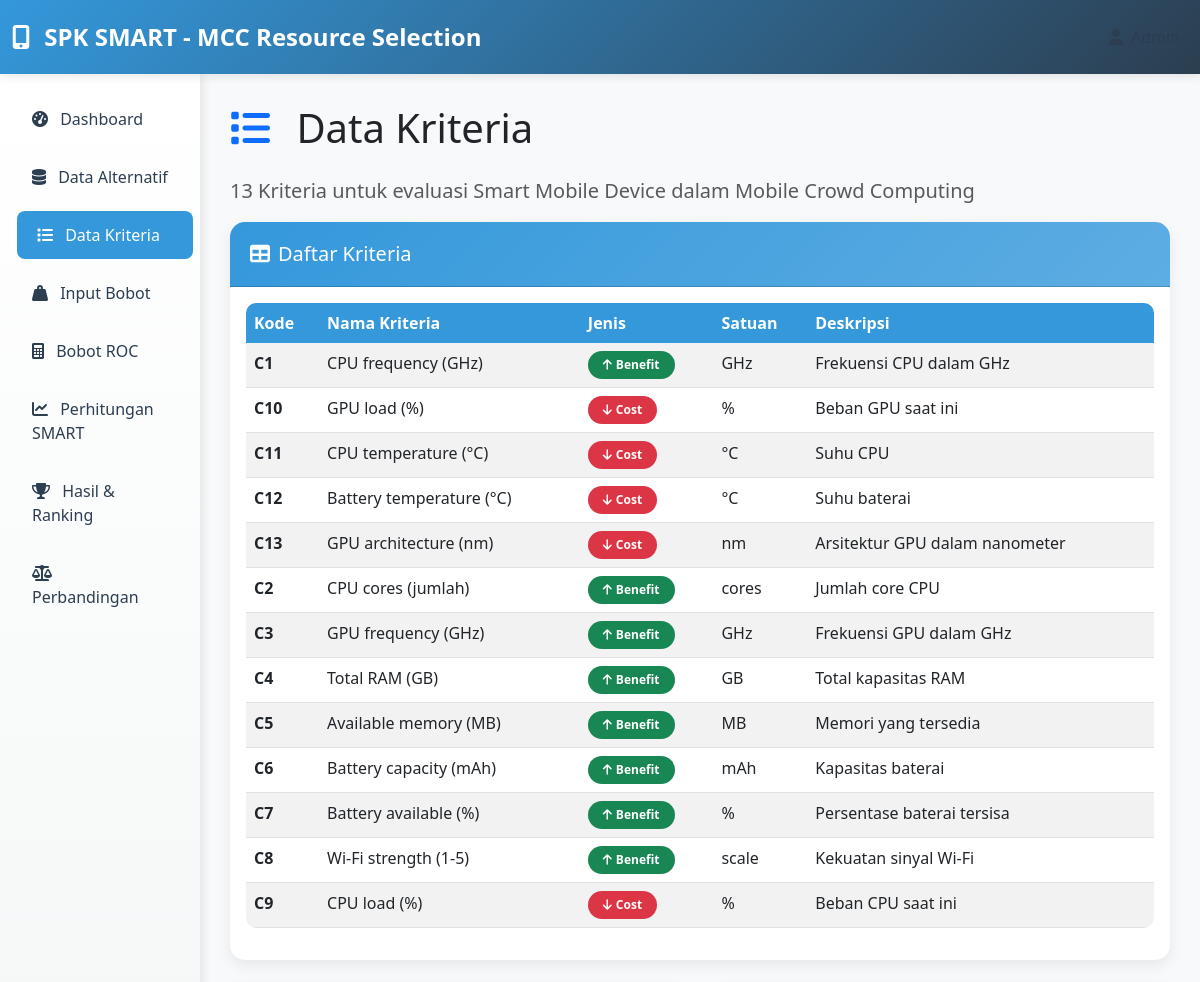
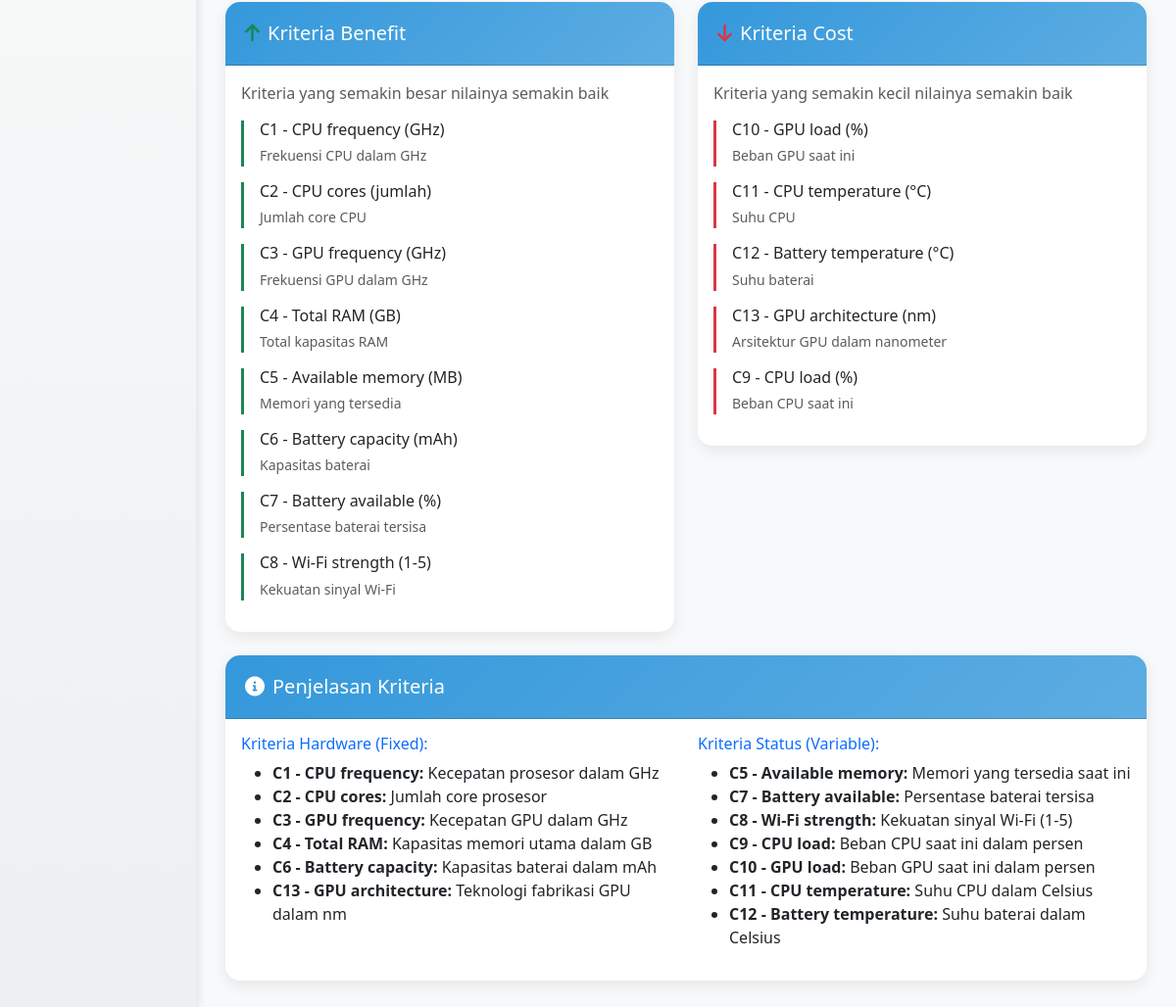
The page /index.php?page=kriteria on the database its author committed (2 pictures, top to bottom).
### tables this page shows
CREATE TABLE kriteria (
    id_kriteria VARCHAR(10) PRIMARY KEY,
    nama_kriteria VARCHAR(100) NOT NULL,
    jenis_kriteria ENUM('benefit', 'cost') NOT NULL,
    satuan VARCHAR(20),
    deskripsi TEXT
);

### classes/SMART.php (called while the page is built, shortened)
<?php
class SMART {
    private $conn;
    private $table_kriteria = "kriteria";
    public function __construct($db) {
        $this->conn = $db;
    }
    public function getKriteria() {
        $query = "SELECT * FROM " . $this->table_kriteria . " ORDER BY id_kriteria";
        $stmt = $this->conn->prepare($query);
        $stmt->execute();
        return $stmt->fetchAll(PDO::FETCH_ASSOC);
    }
}
?>

### pages/kriteria.php (the view)
<?php
$kriteria = $smart->getKriteria();
?>
<div class="row">
    <div class="col-12">
        <h1 class="mb-4">
            <i class="fas fa-list text-primary me-3"></i>
            Data Kriteria
        </h1>
        <p class="lead text-muted">13 Kriteria untuk evaluasi Smart Mobile Device dalam Mobile Crowd Computing</p>
    </div>
</div>
<div class="row">
    <div class="col-12">
        <div class="card">
            <div class="card-header">
                <h5 class="mb-0"><i class="fas fa-table me-2"></i>Daftar Kriteria</h5>
            </div>
            <div class="card-body">
                <div class="table-responsive">
                    <table class="table table-striped">
                        <thead>
                            <tr>
                                <th>Kode</th>
                                <th>Nama Kriteria</th>
                                <th>Jenis</th>
                                <th>Satuan</th>
                                <th>Deskripsi</th>
                            </tr>
                        </thead>
                        <tbody>
                            <?php foreach($kriteria as $k): ?>
                                <tr>
                                    <td><strong><?= $k['id_kriteria'] ?></strong></td>
                                    <td><?= $k['nama_kriteria'] ?></td>
                                    <td>
                                        <?php if($k['jenis_kriteria'] == 'benefit'): ?>
                                            <span class="badge bg-success">
                                                <i class="fas fa-arrow-up me-1"></i>Benefit
                                            </span>
                                        <?php else: ?>
                                            <span class="badge bg-danger">
                                                <i class="fas fa-arrow-down me-1"></i>Cost
                                            </span>
                                        <?php endif; ?>
                                    </td>
                                    <td><?= $k['satuan'] ?></td>
                                    <td><?= $k['deskripsi'] ?></td>
                                </tr>
                            <?php endforeach; ?>
                        </tbody>
                    </table>
                </div>
            </div>
        </div>
    </div>
</div>
<div class="row mt-4">
    <div class="col-md-6">
        <div class="card">
            <div class="card-header">
                <h5 class="mb-0"><i class="fas fa-arrow-up text-success me-2"></i>Kriteria Benefit</h5>
            </div>
            <div class="card-body">
                <p class="text-muted">Kriteria yang semakin besar nilainya semakin baik</p>
                <?php foreach($kriteria as $k): ?>
                    <?php if($k['jenis_kriteria'] == 'benefit'): ?>
                        <div class="border-start border-success border-3 ps-3 mb-3">
                            <h6 class="mb-1"><?= $k['id_kriteria'] ?> - <?= $k['nama_kriteria'] ?></h6>
                            <small class="text-muted"><?= $k['deskripsi'] ?></small>
                        </div>
                    <?php endif; ?>
                <?php endforeach; ?>
            </div>
        </div>
    </div>
    <div class="col-md-6">
        <div class="card">
            <div class="card-header">
                <h5 class="mb-0"><i class="fas fa-arrow-down text-danger me-2"></i>Kriteria Cost</h5>
            </div>
            <div class="card-body">
                <p class="text-muted">Kriteria yang semakin kecil nilainya semakin baik</p>
                <?php foreach($kriteria as $k): ?>
                    <?php if($k['jenis_kriteria'] == 'cost'): ?>
                        <div class="border-start border-danger border-3 ps-3 mb-3">
                            <h6 class="mb-1"><?= $k['id_kriteria'] ?> - <?= $k['nama_kriteria'] ?></h6>
                            <small class="text-muted"><?= $k['deskripsi'] ?></small>
                        </div>
                    <?php endif; ?>
                <?php endforeach; ?>
            </div>
        </div>
    </div>
</div>
<div class="row mt-4">
    <div class="col-12">
        <div class="card">
            <div class="card-header">
                <h5 class="mb-0"><i class="fas fa-info-circle me-2"></i>Penjelasan Kriteria</h5>
            </div>
            <div class="card-body">
                <div class="row">
                    <div class="col-md-6">
                        <h6 class="text-primary">Kriteria Hardware (Fixed):</h6>
                        <ul>
                            <li><strong>C1 - CPU frequency:</strong> Kecepatan prosesor dalam GHz</li>
                            <li><strong>C2 - CPU cores:</strong> Jumlah core prosesor</li>
                            <li><strong>C3 - GPU frequency:</strong> Kecepatan GPU dalam GHz</li>
                            <li><strong>C4 - Total RAM:</strong> Kapasitas memori utama dalam GB</li>
                            <li><strong>C6 - Battery capacity:</strong> Kapasitas baterai dalam mAh</li>
                            <li><strong>C13 - GPU architecture:</strong> Teknologi fabrikasi GPU dalam nm</li>
                        </ul>
                    </div>
                    <div class="col-md-6">
                        <h6 class="text-primary">Kriteria Status (Variable):</h6>
                        <ul>
                            <li><strong>C5 - Available memory:</strong> Memori yang tersedia saat ini</li>
                            <li><strong>C7 - Battery available:</strong> Persentase baterai tersisa</li>
                            <li><strong>C8 - Wi-Fi strength:</strong> Kekuatan sinyal Wi-Fi (1-5)</li>
                            <li><strong>C9 - CPU load:</strong> Beban CPU saat ini dalam persen</li>
                            <li><strong>C10 - GPU load:</strong> Beban GPU saat ini dalam persen</li>
                            <li><strong>C11 - CPU temperature:</strong> Suhu CPU dalam Celsius</li>
                            <li><strong>C12 - Battery temperature:</strong> Suhu baterai dalam Celsius</li>
                        </ul>
                    </div>
                </div>
            </div>
        </div>
    </div>
</div>

### index.php (shortened to what this page needs)
<?php
require_once 'classes/SMART.php';
$database = new Database();
$db = $database->getConnection();
$smart = new SMART($db);
$page = isset($_GET['page']) ? $_GET['page'] : 'dashboard';
?>
<!DOCTYPE html>
<html lang="id">
<head>
    <link href="https://cdn.jsdelivr.net/npm/bootstrap@5.3.0/dist/css/bootstrap.min.css" rel="stylesheet">
    <link href="https://cdnjs.cloudflare.com/ajax/libs/font-awesome/6.0.0/css/all.min.css" rel="stylesheet">
    <link href="https://cdn.datatables.net/1.13.7/css/dataTables.bootstrap5.min.css" rel="stylesheet">
</head>
<body>
    <nav class="navbar navbar-expand-lg navbar-dark">
        <div class="container-fluid">
            <a class="navbar-brand" href="index.php">
                <i class="fas fa-mobile-alt me-2"></i>
                SPK SMART - MCC Resource Selection
            </a>
            <div class="collapse navbar-collapse" id="navbarNav">
                <ul class="navbar-nav ms-auto">
                    <li class="nav-item">
                        <a class="nav-link" href="#"><i class="fas fa-user me-1"></i> Admin</a>
                    </li>
                </ul>
            </div>
        </div>
    </nav>
    <div class="container-fluid">
        <div class="row">
            <div class="col-md-3 col-lg-2 sidebar">
                <div class="position-sticky pt-3">
                    <ul class="nav flex-column">
                        <li class="nav-item">
                            <a class="nav-link <?= $page == 'dashboard' ? 'active' : '' ?>" href="index.php?page=dashboard">
                                <i class="fas fa-tachometer-alt me-2"></i> Dashboard
                            </a>
                        </li>
                        <li class="nav-item">
                            <a class="nav-link <?= $page == 'data' ? 'active' : '' ?>" href="index.php?page=data">
                                <i class="fas fa-database me-2"></i> Data Alternatif
                            </a>
                        </li>
                        <li class="nav-item">
                            <a class="nav-link <?= $page == 'kriteria' ? 'active' : '' ?>" href="index.php?page=kriteria">
                                <i class="fas fa-list me-2"></i> Data Kriteria
                            </a>
                        </li>
                        <li class="nav-item">
                            <a class="nav-link <?= $page == 'bobot' ? 'active' : '' ?>" href="index.php?page=bobot">
                                <i class="fas fa-weight-hanging me-2"></i> Input Bobot
                            </a>
                        </li>
                        <li class="nav-item">
                            <a class="nav-link <?= $page == 'roc' ? 'active' : '' ?>" href="index.php?page=roc">
                                <i class="fas fa-calculator me-2"></i> Bobot ROC
                            </a>
                        </li>
                        <li class="nav-item">
                            <a class="nav-link <?= $page == 'perhitungan' ? 'active' : '' ?>" href="index.php?page=perhitungan">
                                <i class="fas fa-chart-line me-2"></i> Perhitungan SMART
                            </a>
                        </li>
                        <li class="nav-item">
                            <a class="nav-link <?= $page == 'hasil' ? 'active' : '' ?>" href="index.php?page=hasil">
                                <i class="fas fa-trophy me-2"></i> Hasil & Ranking
                            </a>
                        </li>
                        <li class="nav-item">
                            <a class="nav-link <?= $page == 'perbandingan' ? 'active' : '' ?>" href="index.php?page=perbandingan">
                                <i class="fas fa-balance-scale me-2"></i> Perbandingan
                            </a>
                        </li>
                    </ul>
                </div>
            </div>
            <div class="col-md-9 col-lg-10 content-wrapper">
                <?php
                switch($page) {
                    case 'kriteria':
                        include 'pages/kriteria.php';
                        break;
                }
                ?>
            </div>
        </div>
    </div>
</body>
</html>

### index.php (style rules this page uses)
:root { --primary-color: #3498db; --secondary-color: #ecf0f1; --accent-color: #2c3e50; --success-color: #27ae60; --warning-color: #f39c12; --danger-color: #e74c3c; }
body { background-color: #f8f9fa; font-family: 'Segoe UI', Tahoma, Geneva, Verdana, sans-serif; }
.navbar { background: linear-gradient(135deg, var(--primary-color), var(--accent-color)); box-shadow: 0 2px 10px rgba(0,0,0,0.1); }
.navbar-brand { font-weight: bold; font-size: 1.5rem; }
.sidebar { background: linear-gradient(180deg, #ffffff, var(--secondary-color)); min-height: calc(100vh - 76px); box-shadow: 2px 0 10px rgba(0,0,0,0.1); }
.nav-link { color: var(--accent-color); padding: 12px 20px; margin: 5px 0; border-radius: 8px; transition: all 0.3s ease; }
.nav-link:hover, .nav-link.active { background-color: var(--primary-color); color: white; transform: translateX(5px); }
.card { border: none; border-radius: 15px; box-shadow: 0 5px 15px rgba(0,0,0,0.08); transition: transform 0.3s ease; }
.card-header { background: linear-gradient(135deg, var(--primary-color), #5dade2); color: white; border-radius: 15px 15px 0 0 !important; padding: 20px; }
.table { border-radius: 10px; overflow: hidden; }
.table thead th { background-color: var(--primary-color); color: white; border: none; font-weight: 600; }
.badge { border-radius: 20px; padding: 8px 15px; }
.content-wrapper { padding: 30px; }

### rows shown on the page
kriteria: id_kriteria "C1", nama_kriteria "CPU frequency (GHz)", jenis_kriteria "benefit" (drawn), satuan "GHz", deskripsi "Frekuensi CPU dalam GHz"
kriteria: id_kriteria "C10", nama_kriteria "GPU load (%)", jenis_kriteria "cost" (drawn), satuan "%", deskripsi "Beban GPU saat ini"
kriteria: id_kriteria "C11", nama_kriteria "CPU temperature (°C)", jenis_kriteria "cost" (drawn), satuan "°C", deskripsi "Suhu CPU"
kriteria: id_kriteria "C12", nama_kriteria "Battery temperature (°C)", jenis_kriteria "cost" (drawn), satuan "°C", deskripsi "Suhu baterai"
kriteria: id_kriteria "C13", nama_kriteria "GPU architecture (nm)", jenis_kriteria "cost" (drawn), satuan "nm", deskripsi "Arsitektur GPU dalam nanometer"
kriteria: id_kriteria "C2", nama_kriteria "CPU cores (jumlah)", jenis_kriteria "benefit" (drawn), satuan "cores", deskripsi "Jumlah core CPU"
kriteria: id_kriteria "C3", nama_kriteria "GPU frequency (GHz)", jenis_kriteria "benefit" (drawn), satuan "GHz", deskripsi "Frekuensi GPU dalam GHz"
kriteria: id_kriteria "C4", nama_kriteria "Total RAM (GB)", jenis_kriteria "benefit" (drawn), satuan "GB", deskripsi "Total kapasitas RAM"
kriteria: id_kriteria "C5", nama_kriteria "Available memory (MB)", jenis_kriteria "benefit" (drawn), satuan "MB", deskripsi "Memori yang tersedia"
kriteria: id_kriteria "C6", nama_kriteria "Battery capacity (mAh)", jenis_kriteria "benefit" (drawn), satuan "mAh", deskripsi "Kapasitas baterai"
kriteria: id_kriteria "C7", nama_kriteria "Battery available (%)", jenis_kriteria "benefit" (drawn), satuan "%", deskripsi "Persentase baterai tersisa"
kriteria: id_kriteria "C8", nama_kriteria "Wi-Fi strength (1-5)", jenis_kriteria "benefit" (drawn), satuan "scale", deskripsi "Kekuatan sinyal Wi-Fi"
kriteria: id_kriteria "C9", nama_kriteria "CPU load (%)", jenis_kriteria "cost" (drawn), satuan "%", deskripsi "Beban CPU saat ini"
